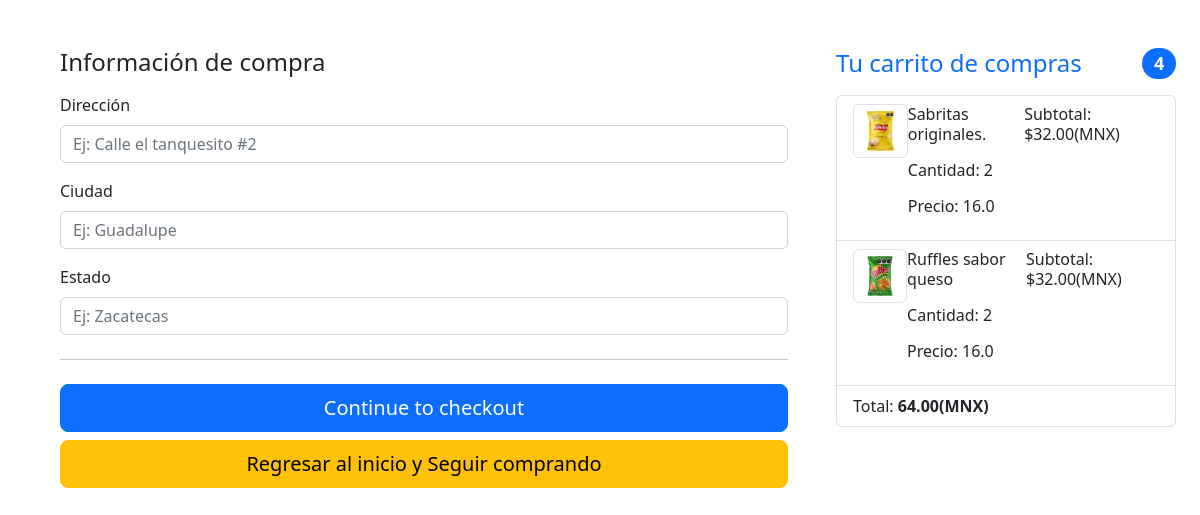
The page /checkout/ (signed in) on the database its author committed.
### ecommerce/models.py (models this page shows, shortened)
class OrderItem(models.Model):
    product = models.ForeignKey(Product,on_delete=models.SET_NULL,null=True)
    order = models.ForeignKey(Order,on_delete=models.SET_NULL,null=True)
    quantity = models.IntegerField(default=0,null=True,blank=True)
    date_added = models.DateTimeField(auto_now_add=True)
    @property
    def get_total(self):
        return self.product.price * self.quantity

class Product(models.Model):
    name = models.CharField(max_length=200,null=True)
    price = models.FloatField()
    description = models.TextField()
    image = models.ImageField(null=True,blank=True)
    category = models.ForeignKey(Category,on_delete=models.SET_NULL,null=True,blank=True)
    @property
    def imageURL(self):
        try:
            url = self.image.url
        except:
            url = ''
        return url

class Order(models.Model):
    customer = models.ForeignKey(Customer,on_delete=models.SET_NULL,null=True,blank=True)
    date_ordered = models.DateTimeField(auto_now_add=True)
    is_completed = models.BooleanField(default=False)
    transaction_id = models.CharField(max_length=100,null=True)
    @property
    def get_cart_total(self):
        order_items = OrderItem.objects.filter(order=self)
        total = 0
        for item in order_items:
            total += item.get_total
        return total
    @property
    def get_cart_items(self):
        order_items = OrderItem.objects.filter(order=self)
        items = 0
        for order in order_items:
            items += order.quantity
        return items

### ecommerce/views.py (the view)
# urls.py: path('checkout/',views.checkout,name='checkout'),
def checkout(request):
    if not request.user.is_authenticated:
        return redirect('login')
    data = getData(request)
    if request.method == 'POST':
        try:
            address = request.POST['address']
            city = request.POST['city']
            state = request.POST['state']
            total = float(request.POST['total'])
        except:
            return render(request,'ecommerce/Checkout.html', {'error_message':'Algún campo esta vacío.','cart':data['items'], 'order':data['order'], 'cartItems':data['cartItems']})
        if address == '' or city == '' or state == '':
            return render(request,'ecommerce/Checkout.html', {'error_message':'Algún campo esta vacío.','cart':data['items'], 'order':data['order'], 'cartItems':data['cartItems']})
        customer = request.user.customer
        order, created = Order.objects.get_or_create(customer=customer,is_completed=False)
        items = OrderItem.objects.filter(order=order)
        if total != order.get_cart_total:
            return render(request,'ecommerce/Checkout.html', {'error_message':'Los precios no coinciden. Por favor recarga la página.','cart':data['items'], 'order':data['order'], 'cartItems':data['cartItems']})
        if len(items) > 0:
            try:
                order.transaction_id = "trans_id"
                order.is_completed = True
                shoppingAdress = ShippingAddress.objects.create(customer=customer, order=order,address=address,city=city,state=state)
            except:
                return render(request,'ecommerce/Checkout.html', {'error_message':'Algo salió mal','cart':data['items'], 'order':data['order'], 'cartItems':data['cartItems']})
            order.save()
            shoppingAdress.save()
            return redirect('index')
        else:
            return render(request,'ecommerce/Checkout.html',{'error_message':'El carrito de compras no tiene elementos.', 'cart':data['items'], 'order':data['order'], 'cartItems':data['cartItems'] })
    else:
        return render(request,'ecommerce/Checkout.html',{'error_message':'', 'cart':data['items'], 'order':data['order'], 'cartItems':data['cartItems'] })

### ecommerce/utils.py (called while the page is built, shortened)
def getData(request):
    if request.user.is_authenticated:
        customer = request.user.customer
        order, created = Order.objects.get_or_create(customer=customer,is_completed=False)
        items = OrderItem.objects.filter(order=order)
        cartItems = order.get_cart_items
    return {'order':order,'items':items, 'cartItems':cartItems}

### ecommerce/templates/ecommerce/Checkout.html (shortened to what this page needs)
{% load static %}
<!DOCTYPE html>
<html lang="en">
<head>
    <link rel="stylesheet" type="text/css" href="{% static 'css/bootstrap.css' %}">
</head>
<body>
    <div class="container m-5">
        <div class="row g-5">
            <div class="col-md-6 col-lg-4 order-md-last">
              <h4 class="d-flex justify-content-between align-items-center mb-3">
                <span class="text-primary">Tu carrito de compras</span>
                <span class="badge bg-primary rounded-pill"> {{ cartItems }} </span>
              </h4>
              <ul class="list-group mb-3">
                {% for item in cart %}
                  <li class="list-group-item d-flex justify-content-between lh-sm">
                    <div>
                      <img src="{{ item.product.imageURL }}" class="img-thumbnail" width="70px" height="70px">
                    </div>
                    <div>
                      <p>{{ item.product.name }}</p>
                      <p> Cantidad: {{ item.quantity }} </p>
                      <p> Precio: {{ item.product.price }} </p>
                    </div>
                    <span class="mx-1">Subtotal: ${{ item.get_total|floatformat:2 }}(MNX)</span>
                  </li>
                {% endfor %}
                <li class="list-group-item d-flex justify-content-between">
                  <span>Total: <strong> {{order.get_cart_total|floatformat:2 }}(MNX) </strong></span>
                </li>
              </ul>
            </div>
            <div class="col-md-6 col-lg-8">
              <h4 class="mb-3">Información de compra</h4>
              <form class="needs-validation" method="post" action="{% url 'checkout' %}">
                <div class="row g-3">
                  <div class="col-12">
                    <label for="address" class="form-label">Dirección</label>
                    <input type="text" class="form-control" id="address" name="address" placeholder="Ej: Calle el tanquesito #2" required="">
                  </div>
                  <div class="col-12">
                    <label for="city" class="form-label">Ciudad</label>
                    <input type="text" class="form-control" id="city" name="city" placeholder="Ej: Guadalupe" required="">
                  </div>
                  <div class="col-12">
                    <label for="state" class="form-label">Estado</label>
                    <input type="text" class="form-control" id="state" name="state" placeholder="Ej: Zacatecas" required="">
                  </div>
                </div>
                <hr class="my-4">
                <button class="w-100 btn btn-primary btn-lg mb-2" type="submit">Continue to checkout</button>
                <a class="w-100 btn btn-warning btn-lg" href="{% url 'index' %}"> Regresar al inicio y Seguir comprando</a>
              </form>
            </div>
          </div>
    </div>
</body>
</html>

### rows shown on the page
OrderItem: product.imageURL (picture), product.name "Sabritas originales.", quantity "2", product.price "16.0", get_total "32.00"
OrderItem: product.imageURL (picture), product.name "Ruffles sabor queso", quantity "2", product.price "16.0", get_total "32.00"
Order: get_cart_total "64.00"

### other values the page prints
{{ cartItems }} "4"
